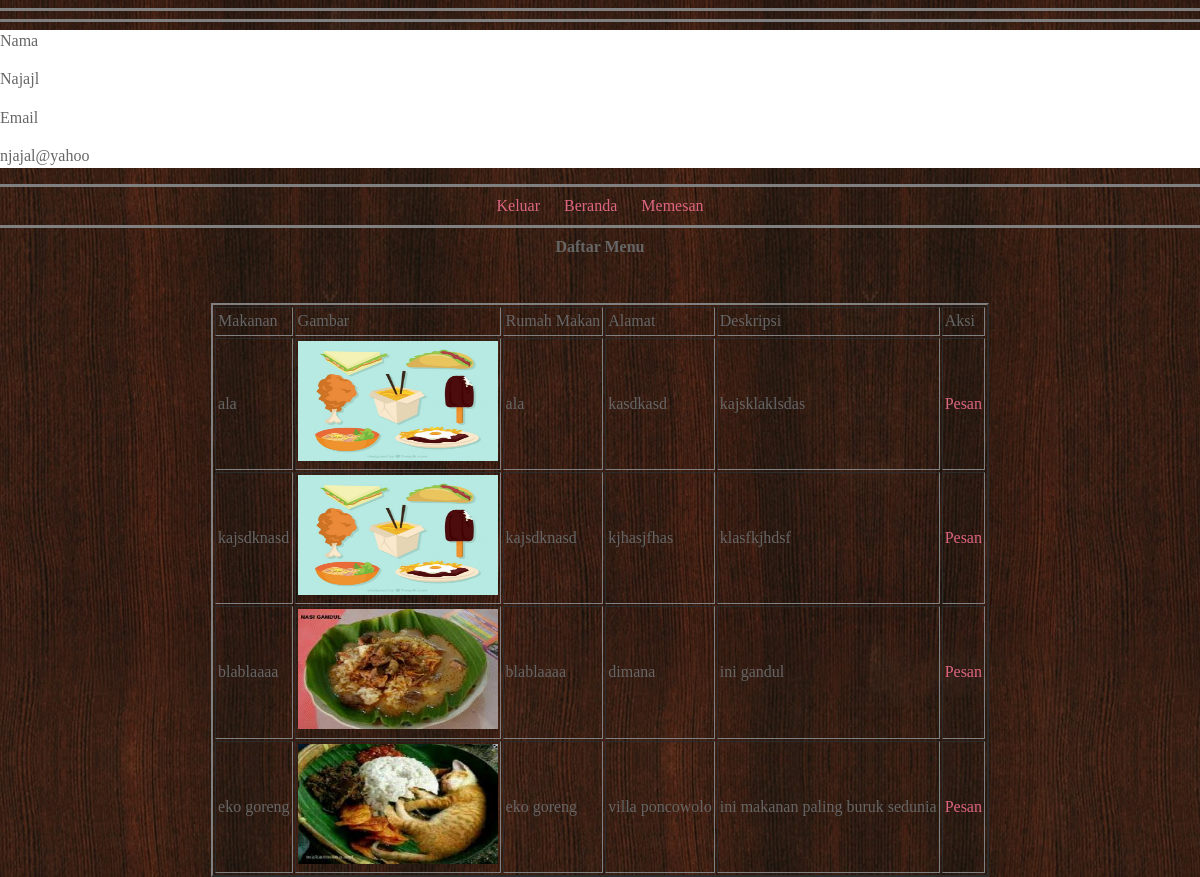
Page /profiluser.php (signed in) on the committed database.
### tables this page shows
CREATE TABLE `member` (
  `id` int(255) NOT NULL,
  `nama` varchar(255) NOT NULL,
  `jk` enum('L','P','','') NOT NULL,
  `tgllahir` date NOT NULL,
  `email` varchar(255) NOT NULL,
  `pass` varchar(255) NOT NULL
);

CREATE TABLE `menu` (
  `id` int(11) NOT NULL,
  `makanan` varchar(255) NOT NULL,
  `gambar` varchar(255) NOT NULL,
  `rmakan` varchar(255) NOT NULL,
  `alamat` varchar(255) NOT NULL,
  `deskripsi` varchar(255) NOT NULL,
  `tanggal` date NOT NULL,
  `id_pemesan` int(11) DEFAULT NULL,
  `tgl_pesan` timestamp NULL DEFAULT NULL
);

### profiluser.php (the view, shortened to what this page needs)
<?php
include_once 'dbconnect.php';
 ?>
<!DOCTYPE html>
<html>
	<head>
	</head>
	<body>
<HR WIDTH=100% SIZE=3 NOSHADE>
<HR WIDTH=100% SIZE=3 NOSHADE>
	<?php
		$id = $_SESSION['userSession'];
		$tmp = $DBcon->query("SELECT * FROM member WHERE id=$id");
		$value = $tmp->fetch_array();
	 ?>
	 <div style="background-color: white">
		 <label>Nama</label><p><?php echo $value['nama']; ?></p>
		 <label>Email</label><p><?php echo $value['email']; ?></p>
	</div>
	<HR WIDTH=100% SIZE=3 NOSHADE>
		<div align="center">
			<a href="logout.php?logout" style="padding: 10px 10px">Keluar</a>
			<a href="index.php" style="padding: 10px 10px">Beranda</a>
			<a href='memesan.php' style="padding: 10px 10px">Memesan</a>
		</div>
<HR WIDTH=100% SIZE=3 NOSHADE>
<center><font color=""><b>Daftar Menu</b></center><br><br>
	<table border="2" cellspacing="2" cellpadding="2" align="center">
	  <tr>
	    <td>Makanan</td>
	    <td>Gambar</td>
	    <td>Rumah Makan</td>
	    <td>Alamat</td>
	    <td>Deskripsi</td>
	    <td>Aksi</td>
	  </tr>
	<?php
	  $data = $DBcon->query("SELECT * FROM menu");
	  while ($baris = $data->fetch_array()) {
	    ?>
	      <tr>
	        <td><?php echo $baris['makanan']; ?></td>
	        <td><img src=<?php echo $baris['gambar'] ?> style="width: 200px; height: 120px"></td>
	        <td><?php echo $baris['rmakan'] ?></td>
	        <td><?php echo $baris['alamat'] ?></td>
	        <td><?php echo $baris['deskripsi'] ?></td>
	        <td><a href="proses.php?pesan=<?php echo $baris['id'];?>">Pesan</a>
	    <?php
	  }
	 ?>
	 </table>
</body>
</html>

### profiluser.php (style rules this page uses)
body { color: #666666; background-color: #f9f8f6; background-image: url("images/dark-wood.jpg"); background-position: center; font-family: Georgia, Times, serif; line-height: 1.4em; margin: 0px; }
a { color: #de6581; text-decoration: none; }

### rows in the picture
member: nama "Najajl", email "njajal@yahoo"
menu: makanan "ala", gambar (picture), rmakan "ala", alamat "kasdkasd", deskripsi "kajsklaklsdas"
menu: makanan "kajsdknasd", gambar (picture), rmakan "kajsdknasd", alamat "kjhasjfhas", deskripsi "klasfkjhdsf"
menu: makanan "blablaaaa", gambar (picture), rmakan "blablaaaa", alamat "dimana", deskripsi "ini gandul"
menu: makanan "eko goreng", gambar (picture), rmakan "eko goreng", alamat "villa poncowolo", deskripsi "ini makanan paling buruk sedunia"
